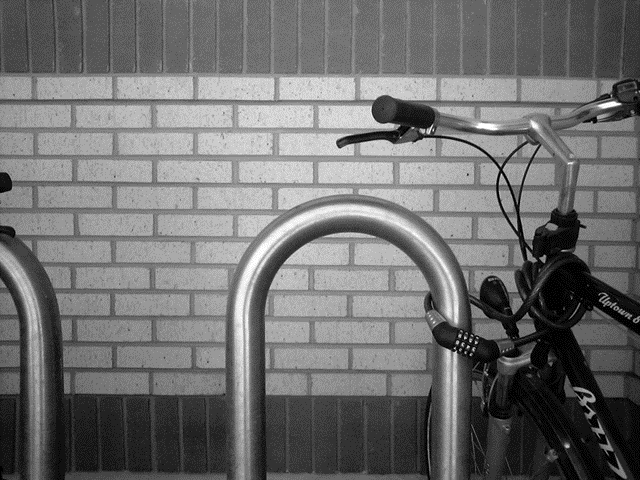
#> input picture docs/10.2_IP_1/Bikesgray.png, 640 x 480 px
$ python test.py
#> lines starting #> are read from the running program, lines starting #| are printed output that depends on the picture
# http://stackoverflow.com/questions/12798885/python-image-library-convert-pixels-to-2d-list

from PIL import Image
# [41 lines of commented-out code are left out]
### Now we need a way to access the image pixel values.
### PIL provides "pixel map access objects":
##pix = im.load() # pix is a "pixel map access object" for the image named im.
### It gives us direct access to the pixel values,
### similar to the way u.cells gave us access
### to the cell values in a life universe.
### For a grey scale image the values in pix will range from
### 0 for black, to 255 for white.
##
##print im.size # a tuple giving the image dimensions
### pix coordinate system is [x, y],
### with [0, 0] in the upper left corner of the image,
### x measuring across the image, and y down the image.
# [45 lines of commented-out code are left out]
from PIL import Image

im = Image.open("Bikesgray.png") # Open the file and returns an image object.
#> im is the input picture: PIL image 640x480 RGBA; mean R, G, B, A 111.8, 111.8, 111.8, 255
im = im.convert("L") # Convert to a greyscale image.
#> im: PIL image 640x480 L
pix = im.load() # Load the image pixel map for easy access

# Create new images to hold horizontal and vertical edge strength values.
# dx for horizontal edge strengths.
dx = Image.new("L", im.size) # On creation dx is filled with 0s.
#> dx: PIL image 640x480 L; every value is 0
dxpix = dx.load()
# dy for vertical edge strengths.
dy = Image.new("L", im.size)
dypix = dy.load()

for x in range(1, im.size[0]-1): # Q: Why does this start at 1 and not 0?
    for y in range(1, im.size[1]-1): # Q: Why does this go to im.size[1]-1 and not im.size[1]?
        dxpix[x,y] = pix[x+1, y-1]+ pix[x+1, y]  + pix[x+1, y+1] \
                     - pix[x-1, y] - pix[x-1, y-1] - pix[x-1,y+1]
        dypix[x,y] = pix[x-1, y+1]+ pix[x, y+1]  + pix[x+1, y+1] \
                     - pix[x-1, y-1] - pix[x, y-1] - pix[x+1,y-1]

dx.save('dx.png')
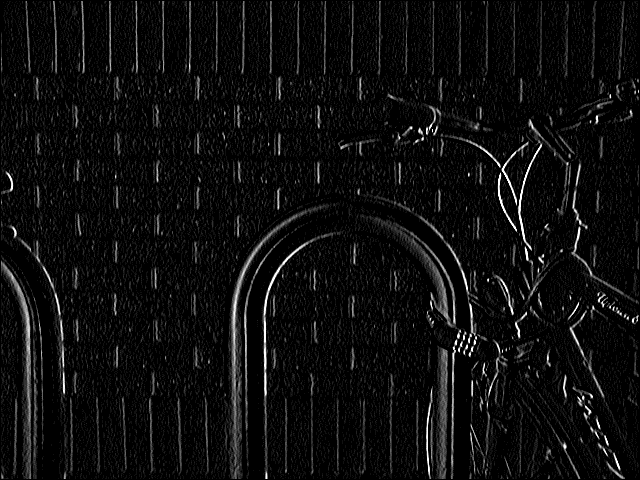
#> saved as dx.png: PIL image 640x480 L; min 0, max 255, mean 13.8
dy.save('dy.png')
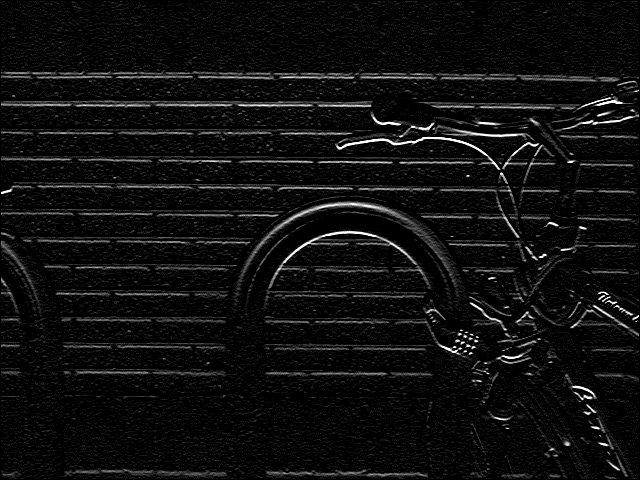
#> saved as dy.png: PIL image 640x480 L; min 0, max 255, mean 14.5

print('Done.')

$ run again, with docs/10.2_IP_1/faces1.png copied over docs/10.2_IP_1/Bikesgray.png
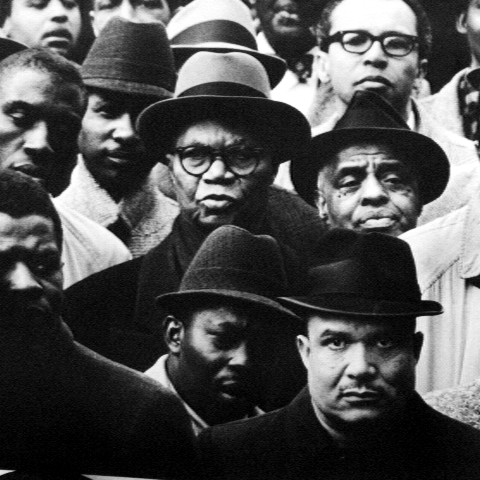
#> input picture docs/10.2_IP_1/faces1.png, 480 x 480 px
#> im is the input picture: PIL image 480x480 RGBA; mean R, G, B, A 79.7, 79.7, 79.7, 255
#> im: PIL image 480x480 L
#> dx: PIL image 480x480 L; every value is 0
#> `dx.save('dx.png')`:
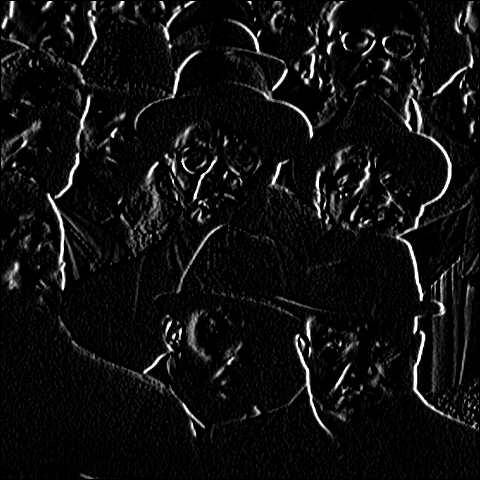
#> saved as dx.png: PIL image 480x480 L; min 0, max 255, mean 15.6
#> `dy.save('dy.png')`:
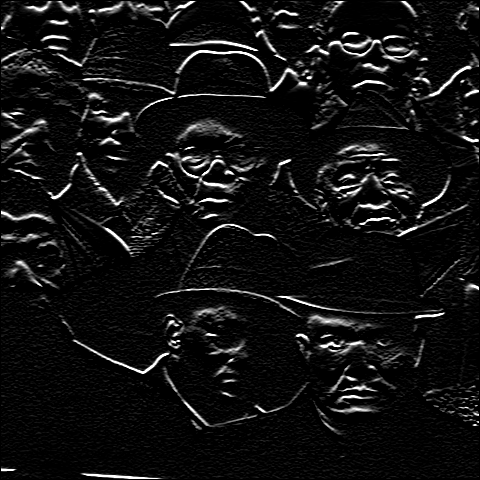
#> saved as dy.png: PIL image 480x480 L; min 0, max 255, mean 18
